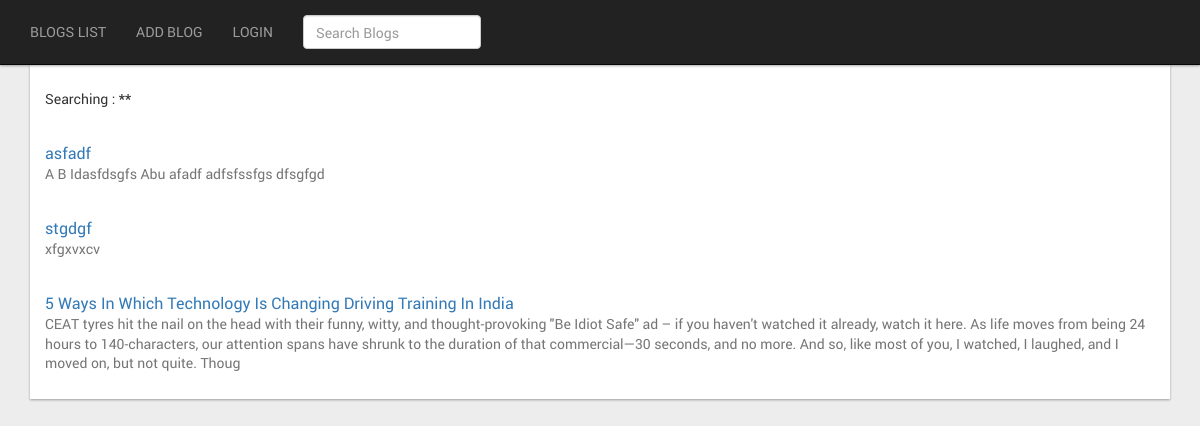
/index.php/blog/search, run on an earlier commit of the app's database.
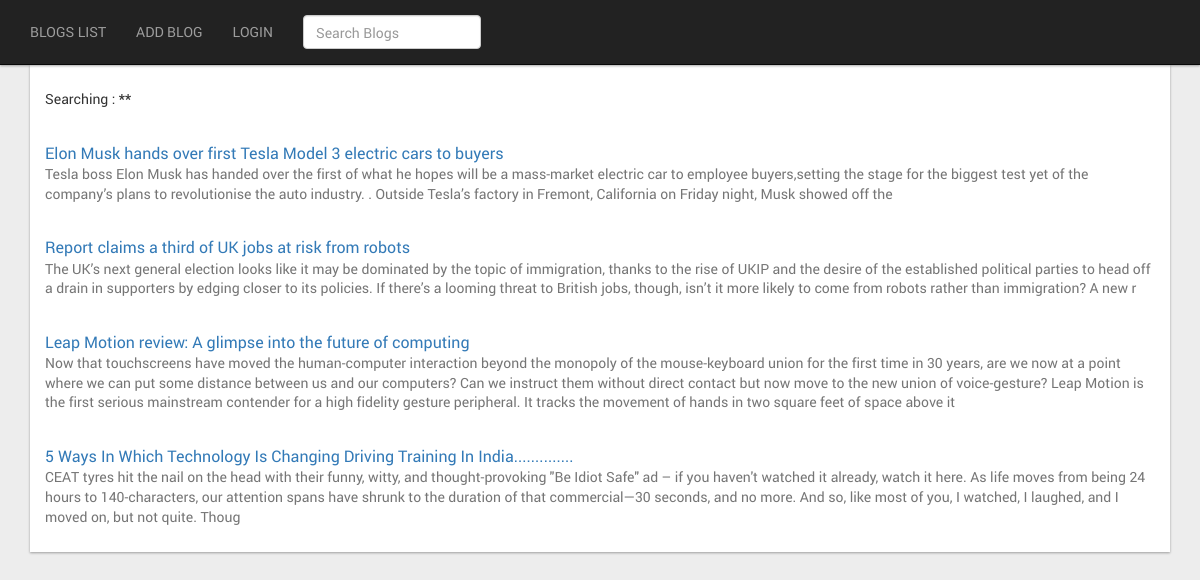
And on a later commit of the database.
### tables this page shows
CREATE TABLE IF NOT EXISTS `blogs` (
  `id` int(10) unsigned NOT NULL AUTO_INCREMENT,
  `blog_title` char(150) NOT NULL,
  `blog_content` text NOT NULL,
  `blog_banner` char(40) NOT NULL,
  `user_id` int(10) unsigned NOT NULL,
  `updated_at` timestamp NOT NULL DEFAULT CURRENT_TIMESTAMP ON UPDATE CURRENT_TIMESTAMP,
  `created_at` datetime NOT NULL,
  PRIMARY KEY (`id`),
  KEY `fk_blog_user` (`user_id`)
);

### application/controllers/Blog.php (called while the page is built, shortened)
<?php
class Blog extends CI_Controller
{
	public function search()
	{
		$this->load->model('blogModel');
		$blogs = $this->blogModel->search($this->input->get('query'));
		$this->load->view('layouts/header');
		$this->load->view('blog/search', ['blogs' => $blogs->result()]);
		$this->load->view('layouts/footer');
	}
}

### index.php (called while the page is built, shortened)
<?php
require_once BASEPATH.'core/CodeIgniter.php';

### application/models/BlogModel.php (called while the page is built, shortened)
<?php
class BlogModel extends CI_Model
{
	public function search($query)
	{
		return $this->db->order_by('id DESC')->like('blog_title', $query)->get('blogs');
	}
}

### application/helpers/common_helper.php (called while the page is built, shortened)
<?php
function xss_safe($text)
{
	return htmlentities($text, ENT_QUOTES, 'UTF-8');
}
function strip_blog_list($text)
{
	return strip_tags($text);
}

### application/views/blog/search.php (the view, shortened to what this page needs)
<div class="container">
	<div class="row">
		<div class="col-sm-12">
			<div class="list-group pmd-z-depth pmd-card-list">
				<div class="list-group-item">
					Searching : <strong>*<?=xss_safe($this->input->get('query'))?>*</strong>
				</div>
				<?php foreach ($blogs as $key => $blog): ?>
					<div class="list-group-item">
						<h3 class="list-group-item-heading"><a href="<?=base_url('blog/item/'.$blog->id)?>"><?=xss_safe($blog->blog_title)?></a></h3>
						<p class="list-group-item-text"><?=strip_blog_list(substr($blog->blog_content, 0, 500))?></p>
					</div>
				<?php endforeach; ?>
			</div>
		</div>
	</div>
</div>

What changed in the data, as far as the page shows it:
removed blogs: blog_title "asfadf", blog_content "A B Idasfdsgfs Abu afadf adfsfssfgs dfsgfgd"
removed blogs: blog_title "stgdgf", blog_content "xfgxvxcv"
added blogs: blog_title "Elon Musk hands over first Tesla Model 3 electric cars to buyers", blog_content "Tesla boss Elon Musk has handed over the first of what he hopes will be a mass-market electric car to employee buyers,setting the stage for the biggest test yet of the company’s plans to revolutionise the auto industry. . Outside Tesla’s factory in Fremont, California on Friday night, Musk showed off the"
added blogs: blog_title "Report claims a third of UK jobs at risk from robots", blog_content "The UK’s next general election looks like it may be dominated by the topic of immigration, thanks to the rise of UKIP and the desire of the established political parties to head off a drain in supporters by edging closer to its policies. If there’s a looming threat to British jobs, though, isn’t it more likely to come from robots rather than immigration? A new r"
added blogs: blog_title "Leap Motion review: A glimpse into the future of computing", blog_content "Now that touchscreens have moved the human-computer interaction beyond the monopoly of the mouse-keyboard union for the first time in 30 years, are we now at a point where we can put some distance between us and our computers? Can we instruct them without direct contact but now move to the new union of voice-gesture? Leap Motion is the first serious mainstream contender for a high fidelity gesture peripheral. It tracks the movement of hands in two square feet of space above it"
changed blogs: blog_title "5 Ways In Which Technology Is Changing Driving Training In India" → "5 Ways In Which Technology Is Changing Driving Training In India.............."
